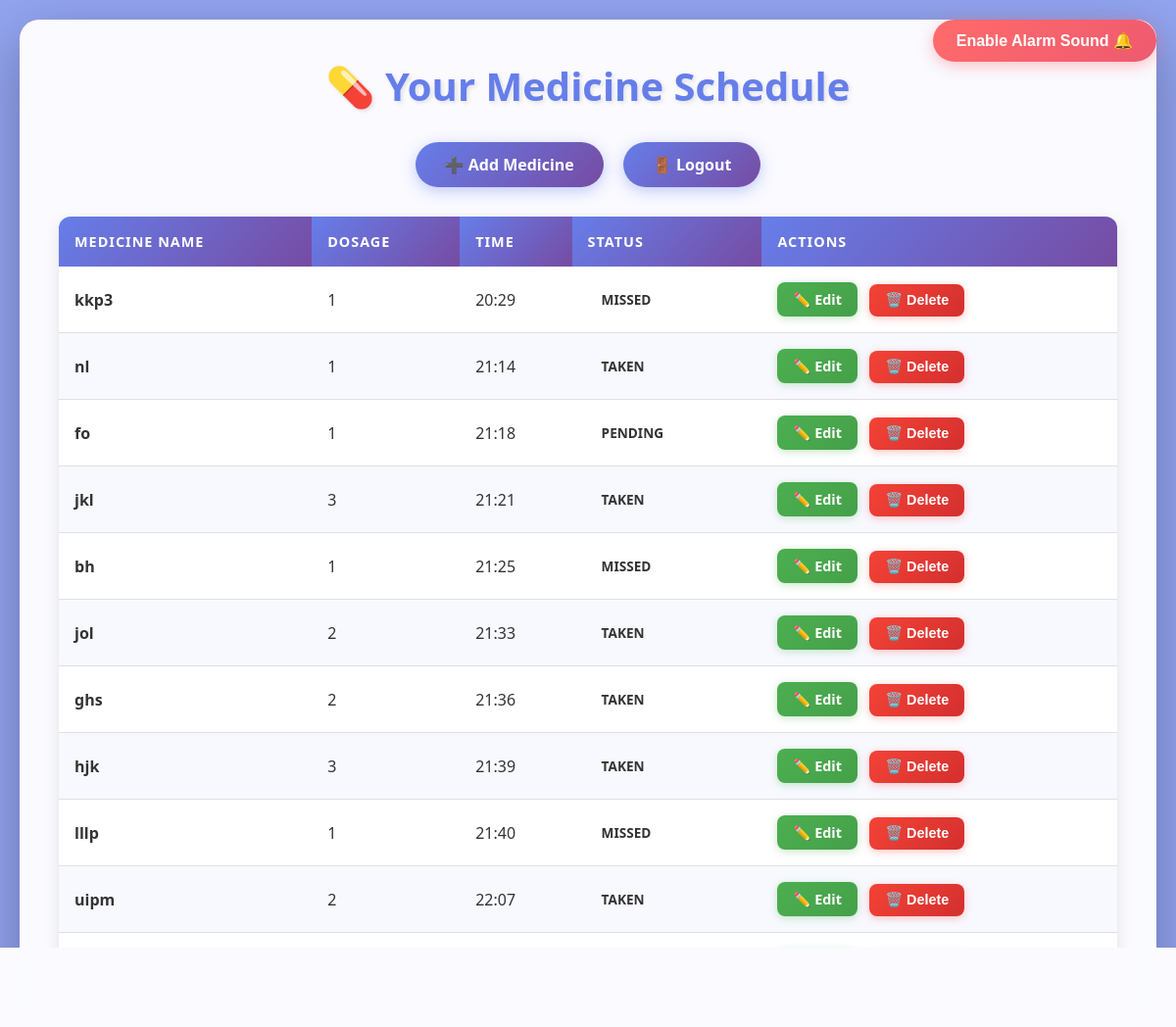
Screenshot of / (signed in) with the database file from the repository.
### app.py (models this page shows)
class Medicine(db.Model):
    id = db.Column(db.Integer, primary_key=True)
    user_id = db.Column(db.Integer, db.ForeignKey('user.id'), nullable=False)
    name = db.Column(db.String(100), nullable=False)
    dosage = db.Column(db.String(50))
    time = db.Column(db.String(10))  # "HH:MM"
    start_date = db.Column(db.String(10))
    end_date = db.Column(db.String(10))
    status = db.Column(db.String(20), default="Pending")

### app.py (the view)
@app.route('/')
def home():
    if 'user_id' in session:
        meds = Medicine.query.filter_by(user_id=session['user_id']).all()
        return render_template('dashboard.html', meds=meds)
    elif 'admin_id' in session:
        return redirect(url_for('admin_dashboard'))
    else:
        return redirect(url_for('login'))

### templates/dashboard.html (shortened to what this page needs)
<!DOCTYPE html>
<html>
<head>
  <link rel="stylesheet" href="{{ url_for('static', filename='style.css') }}">
</head>
<body>
  <div class="container">
    <h2>💊 Your Medicine Schedule</h2>
    <div class="nav-links">
      <a href="/add">➕ Add Medicine</a>
      <a href="/logout">🚪 Logout</a>
    </div>
    <table class="med-table">
      <thead>
        <tr>
          <th>Medicine Name</th>
          <th>Dosage</th>
          <th>Time</th>
          <th>Status</th>
          <th>Actions</th>
        </tr>
      </thead>
      <tbody>
        {% for m in meds %}
        <tr>
          <td><strong>{{ m.name }}</strong></td>
          <td>{{ m.dosage }}</td>
          <td>{{ m.time }}</td>
          <td><span class="status-badge">{{ m.status }}</span></td>
          <td>
            <a href="{{ url_for('add', edit_id=m.id) }}" class="action-btn edit-btn">✏️ Edit</a>
            <button class="action-btn delete-btn" onclick="deleteMedicine('{{ m.id }}')">🗑️ Delete</button>
          </td>
        </tr>
        {% endfor %}
      </tbody>
    </table>
  </div>
  <button id="enable-sound">
    Enable Alarm Sound 🔔
  </button>
</body>
</html>

### templates/dashboard.html (style rules this page uses)
* { margin: 0; padding: 0; box-sizing: border-box; }
body { font-family: 'Segoe UI', Tahoma, Geneva, Verdana, sans-serif; background: url('https://images.pexels.com/photos/139398/thermometer-headache-pain-pills-139398.jpeg?cs=srgb&dl=pexels-pixabay-139398.jpg&fm=jpg') center/cover no-repeat fixed; min-height: 100vh; padding: 20px; position: relative; }
body::before { content: ''; position: fixed; top: 0; left: 0; right: 0; bottom: 0; background: rgba(102, 126, 234, 0.7); z-index: -1; }
.container { max-width: 1200px; margin: 0 auto; background: rgba(255, 255, 255, 0.95); padding: 40px; border-radius: 20px; box-shadow: 0 20px 60px rgba(0, 0, 0, 0.3); backdrop-filter: blur(10px); }
h2 { color: #667eea; font-size: 2.5em; margin-bottom: 30px; text-align: center; text-shadow: 2px 2px 4px rgba(0, 0, 0, 0.1); }
.nav-links { display: flex; justify-content: center; gap: 20px; margin-bottom: 30px; flex-wrap: wrap; }
.nav-links a { text-decoration: none; padding: 12px 30px; background: linear-gradient(135deg, #667eea 0%, #764ba2 100%); color: white; border-radius: 30px; font-weight: 600; transition: all 0.3s ease; box-shadow: 0 4px 15px rgba(102, 126, 234, 0.4); }
.med-table { width: 100%; border-collapse: separate; border-spacing: 0; margin-top: 20px; overflow: hidden; border-radius: 12px; box-shadow: 0 4px 15px rgba(0, 0, 0, 0.1); }
.med-table th, .med-table td { padding: 16px; text-align: left; }
.med-table th { background: linear-gradient(135deg, #667eea 0%, #764ba2 100%); color: #fff; font-weight: 600; text-transform: uppercase; letter-spacing: 1px; font-size: 0.9em; }
.med-table tbody tr { background: white; transition: all 0.3s ease; }
.med-table tbody tr:nth-child(even) { background: #f8f9ff; }
.med-table td { border-bottom: 1px solid #e0e0e0; color: #333; }
.status-badge { display: inline-block; padding: 6px 14px; border-radius: 20px; font-weight: 600; font-size: 0.85em; text-transform: uppercase; }
.action-btn { padding: 8px 16px; margin-right: 8px; border: none; border-radius: 8px; cursor: pointer; color: white; font-weight: 600; transition: all 0.3s ease; text-decoration: none; display: inline-block; font-size: 0.9em; }
.edit-btn { background: linear-gradient(135deg, #4caf50 0%, #45a049 100%); box-shadow: 0 2px 8px rgba(76, 175, 80, 0.3); }
.delete-btn { background: linear-gradient(135deg, #f44336 0%, #d32f2f 100%); box-shadow: 0 2px 8px rgba(244, 67, 54, 0.3); }
#enable-sound { position: fixed; top: 20px; right: 20px; z-index: 1000; padding: 12px 24px; background: linear-gradient(135deg, #ff6b6b 0%, #ee5a6f 100%); color: white; border: none; border-radius: 30px; font-weight: 600; cursor: pointer; box-shadow: 0 4px 15px rgba(255, 107, 107, 0.4); transition: all 0.3s ease; font-size: 1em; }

### rows the page displays
Medicine: name "kkp3", dosage "1", time "20:29", status "MISSED"
Medicine: name "nl", dosage "1", time "21:14", status "TAKEN"
Medicine: name "fo", dosage "1", time "21:18", status "PENDING"
Medicine: name "jkl", dosage "3", time "21:21", status "TAKEN"
Medicine: name "bh", dosage "1", time "21:25", status "MISSED"
Medicine: name "jol", dosage "2", time "21:33", status "TAKEN"
Medicine: name "ghs", dosage "2", time "21:36", status "TAKEN"
Medicine: name "hjk", dosage "3", time "21:39", status "TAKEN"
Medicine: name "lllp", dosage "1", time "21:40", status "MISSED"
Medicine: name "uipm", dosage "2", time "22:07", status "TAKEN"
